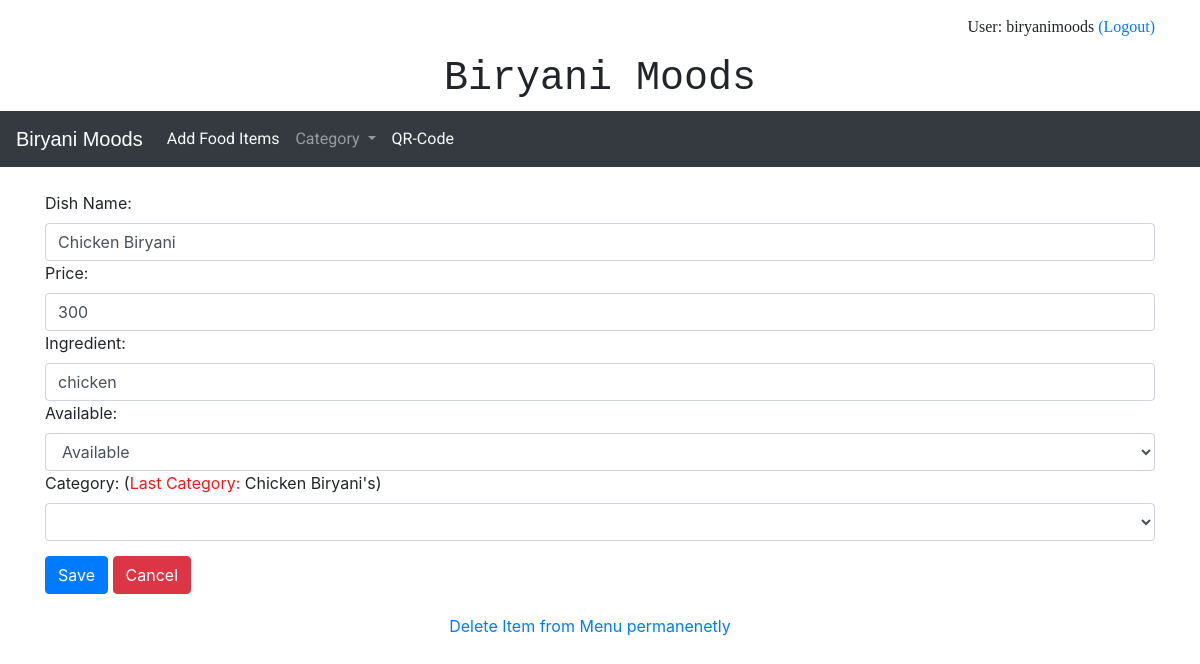
Screenshot of /manager/editmenu/1 (signed in) with the database file from the repository.
### menu/models.py (models this page shows, shortened)
class Restaurant(models.Model):
    rest_name= models.CharField(max_length=64)
    user_name = models.ForeignKey(User, on_delete=models.CASCADE, related_name="restaurant", null=True)
    address_1 = models.CharField(max_length=64, blank=True)
    address_2 = models.CharField(max_length=64, blank=True)
    pincode = models.CharField(max_length=6, blank=True)
    city = models.CharField(max_length=64, blank=True)
    state=models.CharField(max_length=64, blank=True)
    phone = models.CharField(max_length=32, blank=True)

class Menu(models.Model):
    item_name = models.CharField(max_length=48)
    price= models.IntegerField()
    ingredient = models.TextField()
    stock = models.BooleanField()
    quantity = models.IntegerField(blank=True, null=True)
    category = models.ForeignKey(Category,on_delete=models.CASCADE, related_name="menu_items", null=True)
    rest_id =  models.ForeignKey(User, on_delete=models.CASCADE, related_name="menu_items", null=True)

class Category(models.Model):
    category_name = models.CharField(max_length=32)
    rest_category = models.ForeignKey(Restaurant, on_delete=models.CASCADE, related_name="category",null=True)

### manager/views.py (the view, shortened to what this page needs)
# urls.py: path('editmenu/<int:menu_id>', views.edit_menu, name="edit_menu"),
def edit_menu(request, menu_id):
    if not request.user.is_authenticated:
        return HttpResponseRedirect(reverse("login"))
    restaurant = Restaurant.objects.get(user_name = User.objects.get(username = request.user.username))
    menu = Menu.objects.get(pk = menu_id)
    categories = Category.objects.filter(rest_category = Restaurant.objects.get(user_name = request.user))
    rest_id = User.objects.get(username = request.user.username)
    return render(request, "manager/editmenu.html",{
        "restaurant":restaurant.rest_name,
        "username":request.user.username,
        "menu":menu,
        "categories": categories,
        "rest_id":rest_id,
    })

### manager/templates/manager/editmenu.html (shortened to what this page needs)
{% extends "manager/layout.html"%}
{% block restaurant%}
    {%if restaurant%}
    <p>User: {{username}}
        <a href="{% url 'logout'%}"> (Logout)</a>
    </p>
    <h1>{{restaurant}} </h1>
    {%endif%}
{% endblock %}
{%block restaurant_navbar%}
    {{restaurant}}
{%endblock%}
{% block body%}
<div class="container">
    <form  action="{%url 'edit_menu' menu.id %}" method="POST">
        <label >Dish Name:</label>
        <input type="text" class="form-control " value="{{menu.item_name}}" name="item_name" required>
        <label >Price:</label>
        <input type="number" class="form-control " value="{{menu.price}}" name="price" required>
        <label >Ingredient:</label>
        <input type="text" class="form-control " value="{{menu.ingredient}}" name="ingredient" required>
        <label >Available:</label>
        <select class="form-control " name="stock"  required>
            {% if menu.stock %}
                <option value=True>Available</option>
            {%else%}
                <option value=False >Unavailable</option>
                <option value=True>Available</option>
            {%endif%}
        </select>
        <label >Category:  (<span style="color: rgb(236, 26, 26);">Last Category:</span> {{menu.category.category_name}})</label>
        <select class="form-control " name="category" required>
            <option></option>
            {% for category in categories%}
            <option value="{{category.id}}">{{category.category_name}}</option>
            {%endfor%}
        </select>
        <button class="btn btn-primary" type="submit" style="margin-top: 15px;">Save</button>
        <a href="{%url 'index'%}" class="btn btn-danger " style="margin-top: 15px;">Cancel</a>
    </form>
</div>
<div class="container" style="margin: 20px; text-align: center;">
    <a href="{% url 'delete_menu' menu.id %}">Delete Item from Menu permanenetly</a>
</div>
{%endblock%}

### menu/static/menu/style.css (style rules this page uses)
#restaurant_name h1 { text-align: center; font-family: 'Roboto Mono','Courier New', Courier, monospace; }
#restaurant_name p { font-family:Cambria, Cochin, Georgia, Times, 'Times New Roman', serif; text-align: right; }

### rows the page displays
Restaurant: rest_name "Biryani Moods"
Menu: item_name "Chicken Biryani", price "300", ingredient "chicken", stock "Available", category.category_name "Chicken Biryani's"

### other values shown
{{ username }} "biryanimoods"
